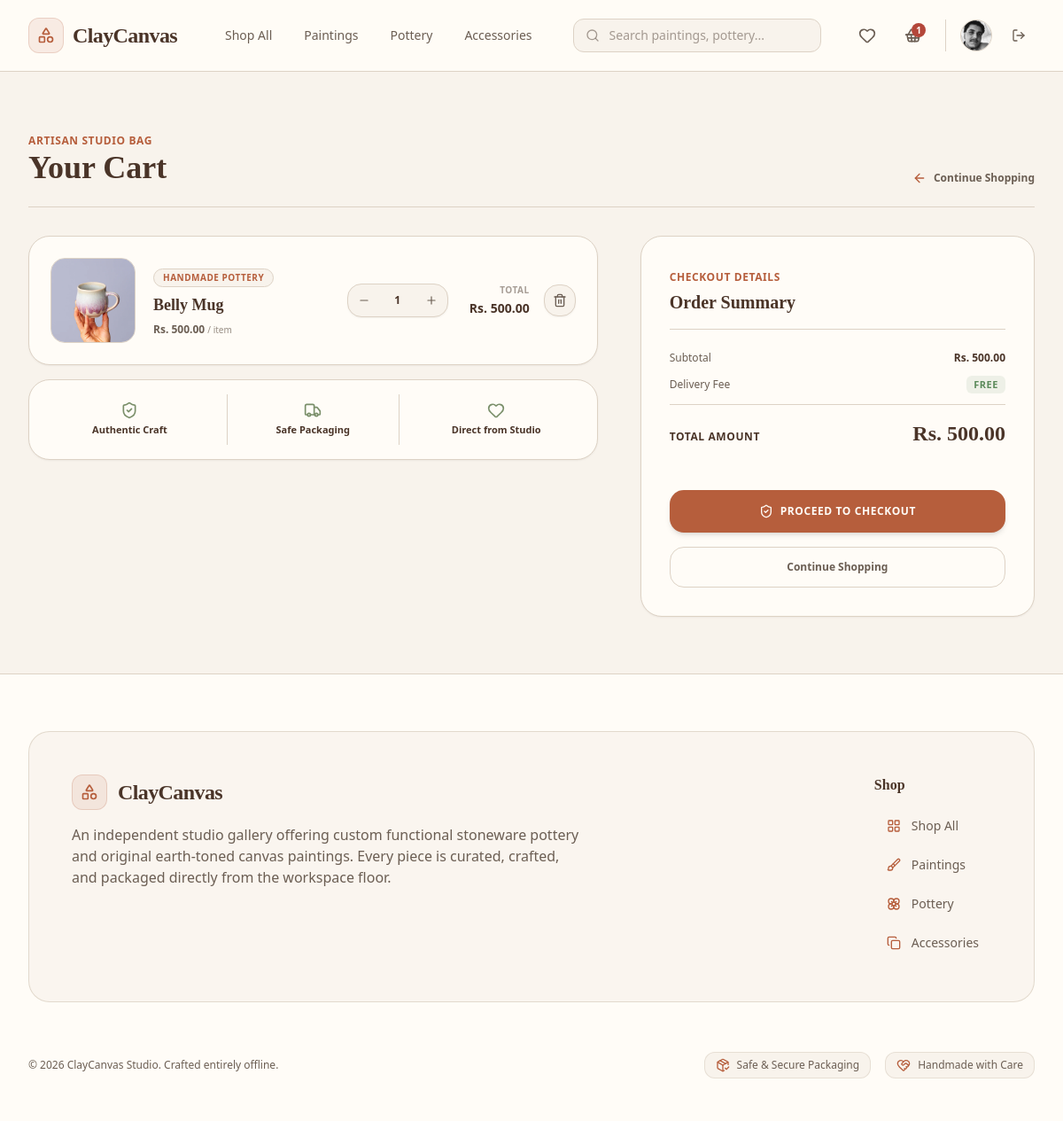
/cart/ (signed in), run on an earlier commit of the app's database.
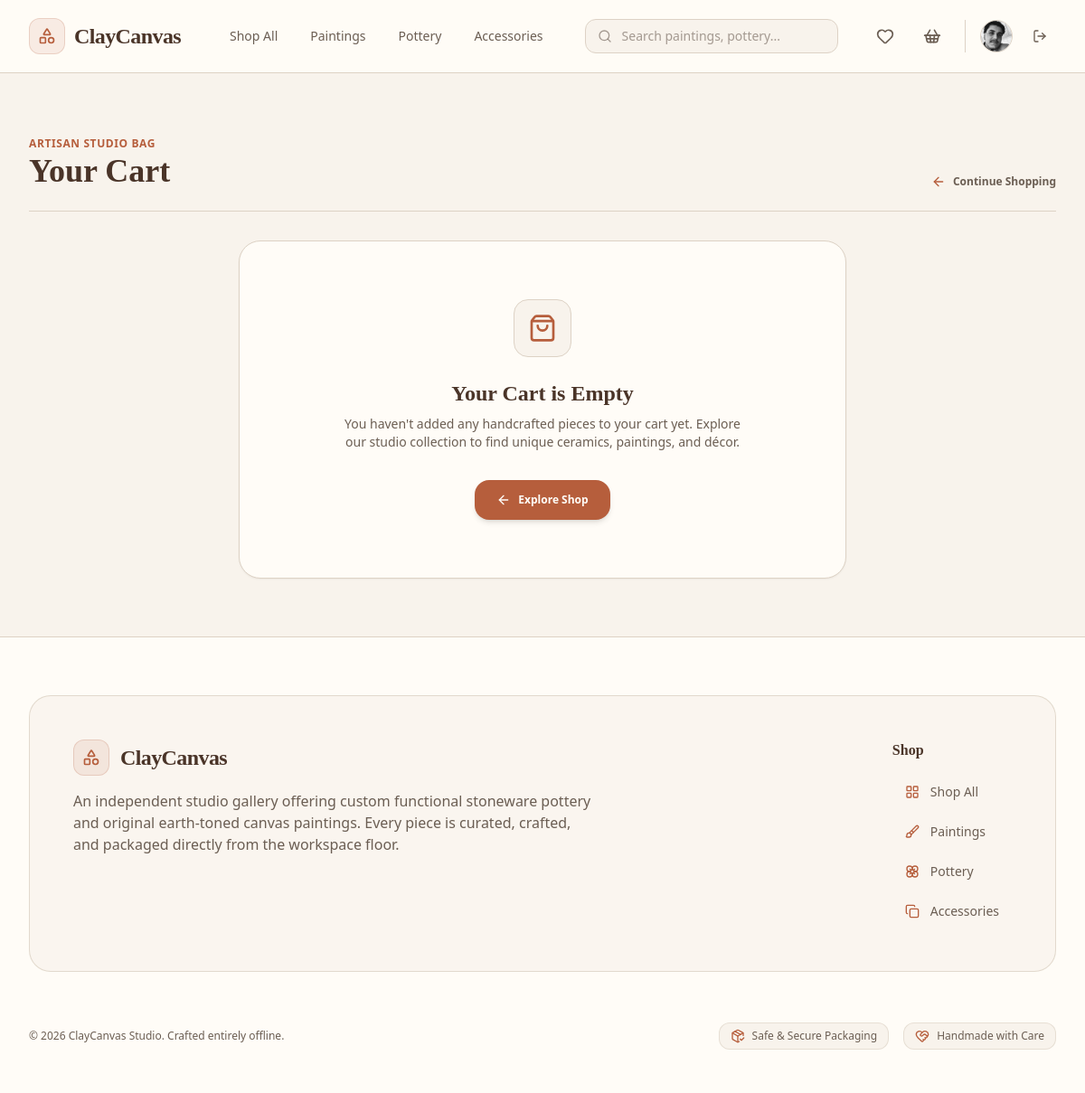
And on a later commit of the database.
### cc_app/models.py (models this page shows, shortened)
class User(AbstractUser):
    phone = models.CharField(max_length=20, blank=True)
    address = models.TextField(blank=True)
    profile_picture = models.ImageField(upload_to='images/user/', blank=True, null=True)

class Cart(models.Model):
    customer = models.OneToOneField(User, on_delete=models.CASCADE, related_name='cart')

class CartItem(models.Model):
    cart = models.ForeignKey(Cart, on_delete=models.CASCADE, related_name='items')
    product = models.ForeignKey(Product, on_delete=models.CASCADE)
    quantity = models.PositiveIntegerField(default=1)
    @property
    def total_price(self):
        return self.product.price * self.quantity

class Product(models.Model):
    class Category(models.TextChoices):
        PAINTINGS = 'paintings', 'Original Paintings'
        POTTERY = 'pottery', 'Handmade Pottery'
        CERAMICS = 'ceramics', 'Sculptures & Ceramics'
        PRINTS = 'prints', 'Canvas & Fine Art Prints'
        ACCESSORIES = 'accessories', 'Art Supplies & Displays'
    name = models.CharField(max_length=255)
    category = models.CharField(max_length=30, choices=Category.choices)
    description = models.TextField(help_text="Detailed description of the artwork, dimensions, and materials used.")
    price = models.DecimalField(max_digits=10, decimal_places=2)
    stock = models.PositiveIntegerField(default=1, help_text="Set to 1 for unique, original one-off masterworks.")
    product_image = models.ImageField(upload_to='images/products/')
    is_active = models.BooleanField(default=True)
    created_at = models.DateTimeField(auto_now_add=True)

### cc_app/views/cart_view.py (the view)
# urls.py: path('cart/', cart_view, name='cart'),
@login_required
def cart_view(request):
    if request.user.is_staff:
        messages.error(request, "Staff members do not have a shopping cart.")
        return redirect('/products/')
    cart, created = Cart.objects.get_or_create(customer=request.user)
    cart_items = CartItem.objects.filter(cart=cart)
    total_price = sum(item.product.price * item.quantity for item in cart_items)
    return render(request, 'main/cart_page.html', {'cart_items': cart_items, 'total_price': total_price})

### cc_app/templates/main/cart_page.html (shortened to what the changed rows need)
<!DOCTYPE html>
<html lang="en">
<head>
    {% load static %}
    <link href="{% static 'css/styles.css' %}" rel="stylesheet" />
</head>
<body class="bg-[#F8F3EC] text-[#6B5E53] font-sans min-h-screen flex flex-col antialiased selection:bg-[#B65E3C]/20 selection:text-[#B65E3C]">
    {% include 'components/_navbar.html' %}
    <main class="flex-grow max-w-7xl w-full mx-auto px-4 sm:px-6 lg:px-8 py-8 sm:py-12 lg:py-16 space-y-8">
        <div class="flex flex-col sm:flex-row sm:items-end justify-between gap-4 border-b border-[#DDD2C5] pb-6">
            <div>
                <h1 class="text-2xl sm:text-3xl lg:text-4xl font-serif font-bold text-[#4A3428] leading-tight">Your Cart</h1>
            </div>
        </div>
        {% if cart_items %}
            <div class="grid grid-cols-1 lg:grid-cols-12 gap-8 lg:gap-12 items-start">
                <div class="lg:col-span-7 xl:col-span-8 space-y-4">
                    {% for item in cart_items %}
                        <div class="bg-[#FFFCF7] border border-[#DDD2C5] rounded-3xl p-5 sm:p-6 flex flex-col sm:flex-row items-stretch sm:items-center justify-between gap-6 hover:border-[#B65E3C]/40 transition-all duration-300 shadow-sm">
                            <div class="flex items-center gap-4 sm:gap-5 flex-grow">
                                <div class="w-20 h-20 sm:w-24 sm:h-24 bg-[#F8F3EC] border border-[#DDD2C5] rounded-2xl overflow-hidden shrink-0 flex items-center justify-center relative">
                                    {% if item.product.product_image %}
                                        <img src="{{ item.product.product_image.url }}" alt="{{ item.product.name }}" class="w-full h-full object-cover">
                                    {% else %}
                                        <div class="flex flex-col items-center justify-center text-center p-2">
                                            <i data-lucide="image" class="w-6 h-6 text-[#6B5E53]/40"></i>
                                        </div>
                                    {% endif %}
                                </div>
                                <div class="space-y-1.5 flex-grow">
                                    <span class="inline-block bg-[#F8F3EC] border border-[#DDD2C5] text-[10px] font-bold uppercase tracking-wider text-[#B65E3C] px-2.5 py-0.5 rounded-full">
                                        {{ item.product.get_category_display }}
                                    </span>
                                    <h3 class="font-serif font-bold text-[#4A3428] text-base sm:text-lg leading-snug line-clamp-1">
                                        {{ item.product.name }}
                                    </h3>
                                    <p class="text-xs font-semibold text-[#6B5E53]">
                                        Rs. {{ item.product.price|floatformat:2 }} <span class="text-[10px] text-[#6B5E53]/70 font-normal">/ item</span>
                                    </p>
                                </div>
                            </div>
                            <div class="flex items-center justify-between sm:justify-end gap-6 border-t sm:border-t-0 border-[#DDD2C5]/60 pt-4 sm:pt-0">
                                <div class="flex items-center border border-[#DDD2C5] rounded-2xl overflow-hidden bg-[#F8F3EC] shadow-sm">
                                    <a href="/cart/decrease/{{ item.product.id }}/" class="w-9 h-9 flex items-center justify-center text-[#6B5E53] hover:text-[#B65E3C] hover:bg-[#FFFCF7] transition-colors" title="Decrease quantity">
                                        <i data-lucide="minus" class="w-3.5 h-3.5"></i>
                                    </a>
                                    <span class="w-10 text-center text-xs font-bold text-[#4A3428]">
                                        {{ item.quantity }}
                                    </span>
                                    <a href="/cart/increase/{{ item.product.id }}/" class="w-9 h-9 flex items-center justify-center text-[#6B5E53] hover:text-[#B65E3C] hover:bg-[#FFFCF7] transition-colors" title="Increase quantity">
                                        <i data-lucide="plus" class="w-3.5 h-3.5"></i>
                                    </a>
                                </div>
                                <div class="flex items-center gap-4 text-right min-w-[100px] justify-end">
                                    <div>
                                        <span class="text-[10px] font-bold text-[#6B5E53]/60 uppercase tracking-wider block">Total</span>
                                        <span class="text-sm font-bold text-[#4A3428]">Rs. {{ item.total_price|floatformat:2 }}</span>
                                    </div>
                                    <a href="/cart/remove/{{ item.product.id }}/" class="w-9 h-9 bg-[#F8F3EC] hover:bg-[#B4473A]/10 border border-[#DDD2C5] hover:border-[#B4473A]/30 text-[#6B5E53] hover:text-[#B4473A] rounded-2xl transition-all flex items-center justify-center shadow-sm shrink-0" title="Remove item">
                                        <i data-lucide="trash-2" class="w-4 h-4"></i>
                                    </a>
                                </div>
                            </div>
                        </div>
                    {% endfor %}
                    <div class="grid grid-cols-1 sm:grid-cols-3 gap-3 bg-[#FFFCF7] border border-[#DDD2C5] p-4 rounded-3xl text-center shadow-sm mt-6">
                        <div class="p-2 space-y-1">
                            <i data-lucide="shield-check" class="w-5 h-5 text-[#7A8F6A] mx-auto"></i>
                            <p class="text-[11px] font-semibold text-[#4A3428]">Authentic Craft</p>
                        </div>
                        <div class="p-2 space-y-1 border-y sm:border-y-0 sm:border-x border-[#DDD2C5]">
                            <i data-lucide="truck" class="w-5 h-5 text-[#7A8F6A] mx-auto"></i>
                            <p class="text-[11px] font-semibold text-[#4A3428]">Safe Packaging</p>
                        </div>
                        <div class="p-2 space-y-1">
                            <i data-lucide="heart" class="w-5 h-5 text-[#7A8F6A] mx-auto"></i>
                            <p class="text-[11px] font-semibold text-[#4A3428]">Direct from Studio</p>
                        </div>
                    </div>
                </div>
                <div class="lg:col-span-5 xl:col-span-4 lg:sticky lg:top-8">
                    <div class="bg-[#FFFCF7] border border-[#DDD2C5] rounded-3xl p-6 sm:p-8 space-y-6 shadow-sm">
                        <div class="border-b border-[#DDD2C5] pb-4 space-y-1">
                            <span class="text-xs font-bold uppercase tracking-wider text-[#B65E3C]">Checkout Details</span>
                            <h2 class="text-xl font-serif font-bold text-[#4A3428]">Order Summary</h2>
                        </div>
                        <div class="space-y-3">
                            <div class="flex justify-between items-center text-xs">
                                <span class="text-[#6B5E53] font-medium">Subtotal</span>
                                <span class="font-bold text-[#4A3428]">Rs. {{ total_price|floatformat:2 }}</span>
                            </div>
                            <div class="flex justify-between items-center text-xs">
                                <span class="text-[#6B5E53] font-medium">Delivery Fee</span>
                                <span class="font-bold text-[#5B8A5A] uppercase tracking-wider text-[11px] bg-[#5B8A5A]/10 px-2 py-0.5 rounded-md">Free</span>
                            </div>
                            <div class="border-t border-[#DDD2C5] pt-4 flex justify-between items-baseline">
                                <span class="text-xs font-bold uppercase tracking-wider text-[#4A3428]">Total Amount</span>
                                <span class="text-2xl font-bold text-[#4A3428] font-serif">Rs. {{ total_price|floatformat:2 }}</span>
                            </div>
                        </div>
                        <form method="POST" action="/payment/initiate/" class="space-y-4 pt-2">
                            <button type="button" id="action_button" class="w-full bg-[#B65E3C] hover:bg-[#94492F] text-[#FFFCF7] font-semibold py-4 px-6 rounded-2xl text-xs uppercase tracking-wider transition-all flex items-center justify-center gap-2 shadow-md hover:shadow-lg cursor-pointer">
                                <i data-lucide="shield-check" class="w-4 h-4"></i>
                                <span id="button_text">Proceed to Checkout</span>
                            </button>
                            <a href="/products/" class="w-full bg-transparent hover:bg-[#F8F3EC] text-[#6B5E53] hover:text-[#4A3428] font-semibold py-3.5 px-6 rounded-2xl text-xs transition-all flex items-center justify-center gap-2 border border-[#DDD2C5]">
                                Continue Shopping
                            </a>
                        </form>
                    </div>
                </div>
            </div>
        {% else %}
            <div class="bg-[#FFFCF7] border border-[#DDD2C5] rounded-3xl p-8 sm:p-16 text-center space-y-6 shadow-sm max-w-2xl mx-auto my-8">
                <div class="w-16 h-16 bg-[#F8F3EC] border border-[#DDD2C5] rounded-2xl flex items-center justify-center mx-auto text-[#B65E3C]">
                    <i data-lucide="shopping-bag" class="w-8 h-8"></i>
                </div>
                <div class="space-y-2">
                    <h3 class="text-xl sm:text-2xl font-serif font-bold text-[#4A3428]">Your Cart is Empty</h3>
                    <p class="text-xs sm:text-sm text-[#6B5E53] max-w-md mx-auto leading-relaxed">
                        You haven't added any handcrafted pieces to your cart yet. Explore our studio collection to find unique ceramics, paintings, and décor.
                    </p>
                </div>
                <div class="pt-2">
                    <a href="/products/" class="inline-flex items-center justify-center gap-2 bg-[#B65E3C] hover:bg-[#94492F] text-[#FFFCF7] font-semibold px-6 py-3.5 rounded-2xl text-xs transition-all shadow-md">
                        <i data-lucide="arrow-left" class="w-4 h-4"></i>
                        <span>Explore Shop</span>
                    </a>
                </div>
            </div>
        {% endif %}
    </main>
</body>
</html>

### cc_app/templates/components/_navbar.html (shortened to what the changed rows need)
<nav class="bg-[#FFFCF7]/95 backdrop-blur-md border-b border-[#DDD2C5] sticky top-0 z-50 shadow-xs">
    <div class="max-w-7xl mx-auto px-4 sm:px-6 lg:px-8">
        <div class="flex justify-between h-20 items-center gap-4">
            <div class="flex items-center gap-2 sm:gap-3">
                {% if not request.user.is_staff %}
                    <a href="/wishlist/" class="w-10 h-10 rounded-xl flex items-center justify-center text-[#6B5E53] hover:text-[#B65E3C] hover:bg-[#F8F3EC] transition-all duration-200 relative">
                        <i data-lucide="heart" class="w-5 h-5"></i>
                    </a>
                    <a href="/cart/" class="w-10 h-10 rounded-xl flex items-center justify-center text-[#6B5E53] hover:text-[#B65E3C] hover:bg-[#F8F3EC] transition-all duration-200 relative">
                        <i data-lucide="shopping-basket" class="w-5 h-5"></i>
                        {% if user.is_authenticated and user.cart.items.exists %}
                            <span class="absolute top-1.5 right-1.5 w-4 h-4 bg-[#B4473A] text-[#FFFCF7] text-[10px] font-bold rounded-full flex items-center justify-center shadow-xs">
                                {{ user.cart.items.count }}
                            </span>
                        {% endif %}
                    </a>
                {% endif %}
                {% if user.is_authenticated %}
                    <div class="flex items-center gap-3 border-l border-[#DDD2C5] pl-3 sm:pl-4 ml-1">
                        <a href="/profile/" class="block h-9 w-9 rounded-full overflow-hidden border border-[#DDD2C5] bg-[#F8F3EC] hover:border-[#B65E3C] transition-all duration-200 focus:outline-none shadow-xs">
                            {% if user.profile_picture %}
                                <img src="{{ user.profile_picture.url }}" alt="{{ user.username }}" class="h-full w-full object-cover">
                            {% else %}
                                <div class="h-full w-full flex items-center justify-center text-[#B65E3C] font-semibold text-xs bg-[#B65E3C]/10">
                                    {{ user.username|slice:":1"|upper }}
                                </div>
                            {% endif %}
                        </a>
                    </div>
                {% endif %}
            </div>
        </div>
    </div>
</nav>

What changed in the data, as far as the page shows it:
removed CartItem: product.product_image (picture), product.category "HANDMADE POTTERY", product.name "Belly Mug", product.price "500.00", quantity "1", total_price "500.00"
shown differently, row unchanged: User: cart.items.count "1" → (not shown)
Also different on the page:
{{ total_price|floatformat:2 }}: "500.00" → (not shown)
text no longer shown: "Authentic Craft Safe Packaging Direct from Studio CHECKOUT DETAILS Order Summary Subtotal Rs. Delivery Fee FREE TOTAL AMOUNT Rs. PROCEED TO CHECKOUT Continue Shopping"
text now shown: "Your Cart is Empty You haven't added any handcrafted pieces to your cart yet. Explore our studio collection to find unique ceramics, paintings, and décor. Explore Shop"
